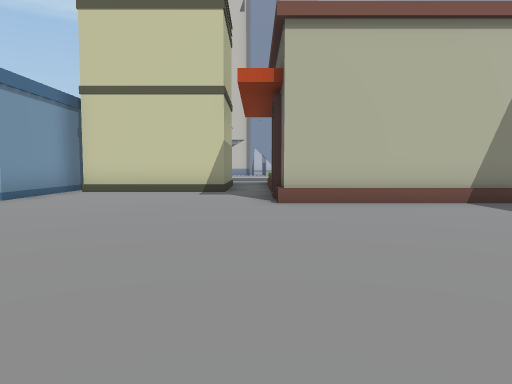
View 1 (above)

24 first-person views from a walk through a 3-D level made in the Unity game engine. The camera is 1.3 m above the floor, tilts 4° down and sees 70° across. The floor is counted in squares, 2 m on a side. Each view is taken from the middle of a square. On the plan, view 1 faces up. The plan holds only what a view shows up to about 11 squares ahead; the rest is blank. The place goes on beyond the plan. The player character is not drawn.

View 2
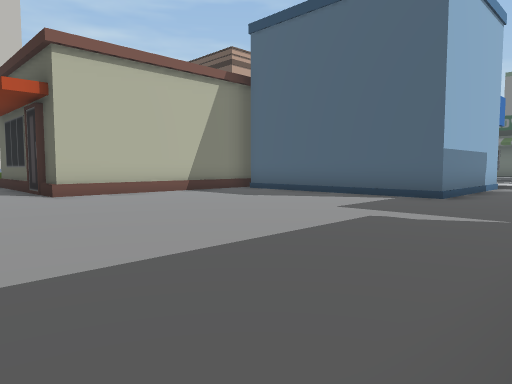

View 3
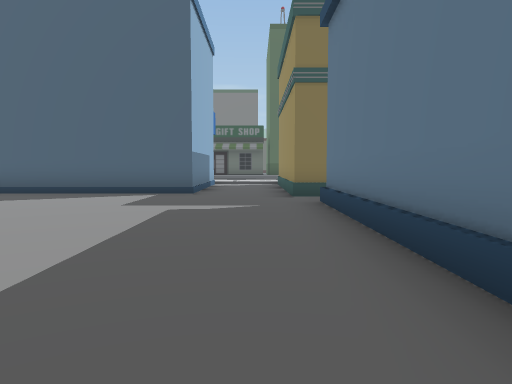

View 4
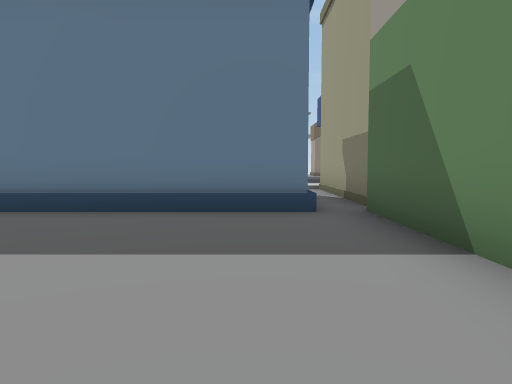

View 5
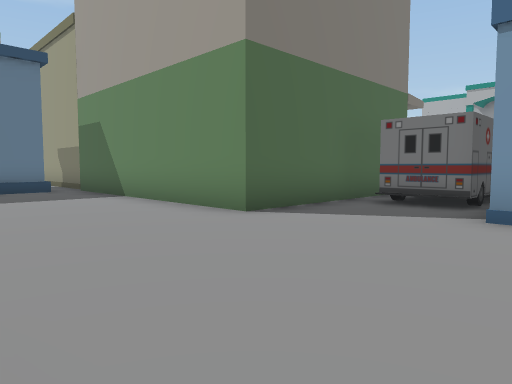

View 6
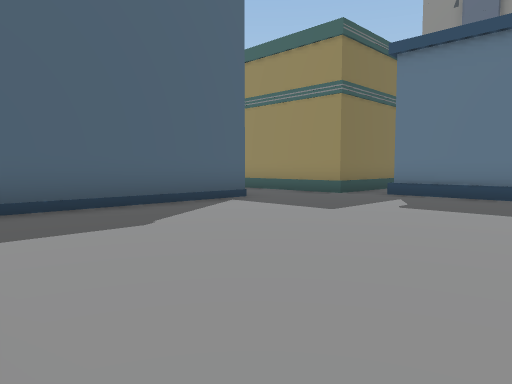

View 7
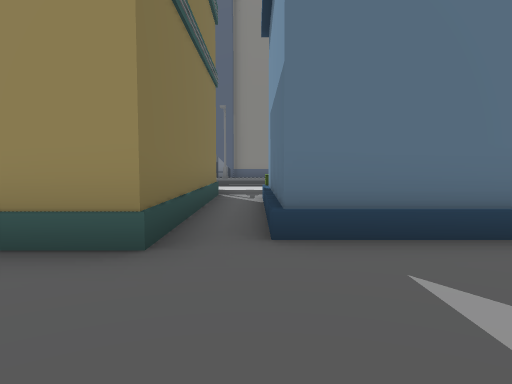

View 8
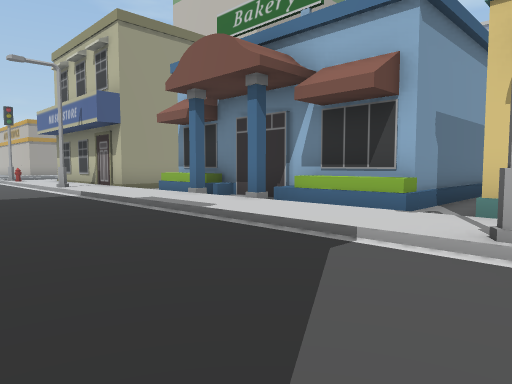

View 9
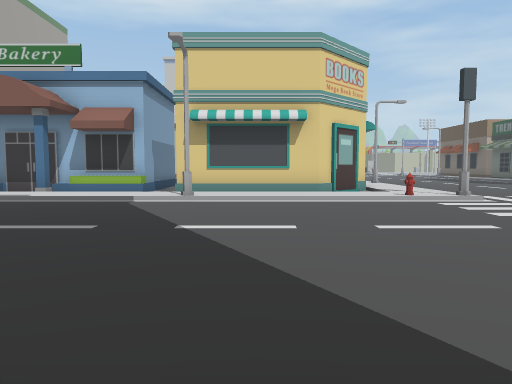

View 10
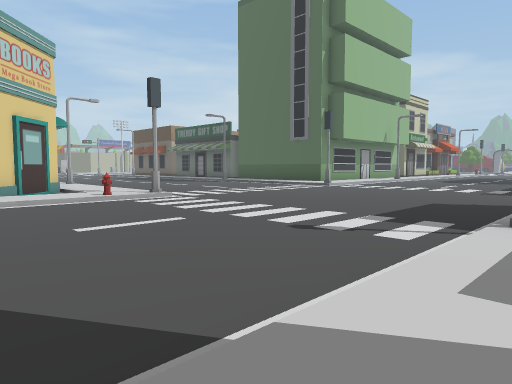

View 11
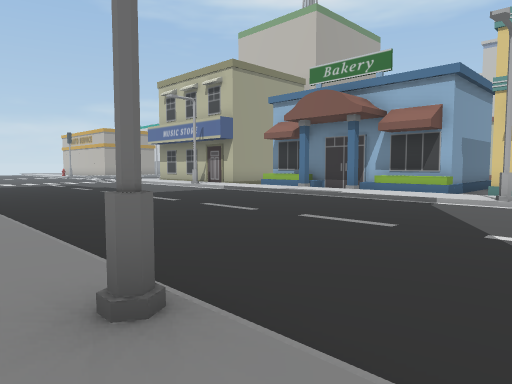

View 12
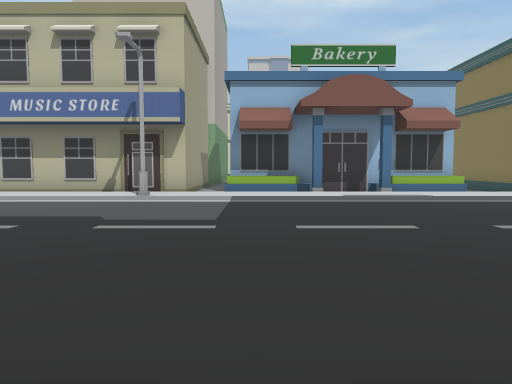

View 13
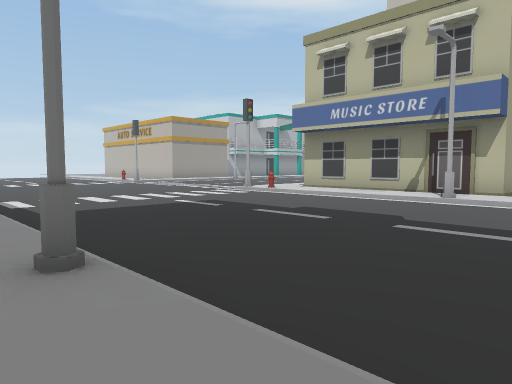

View 14
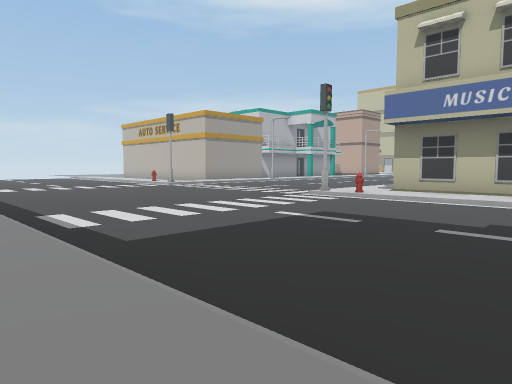

View 15
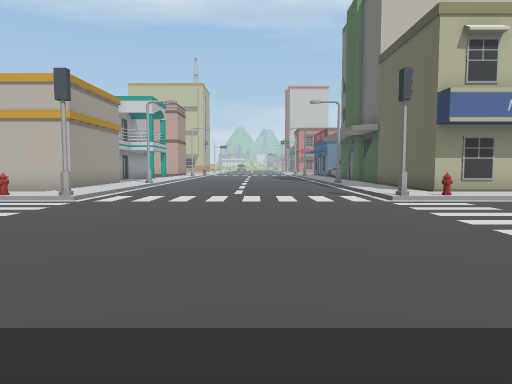

View 16
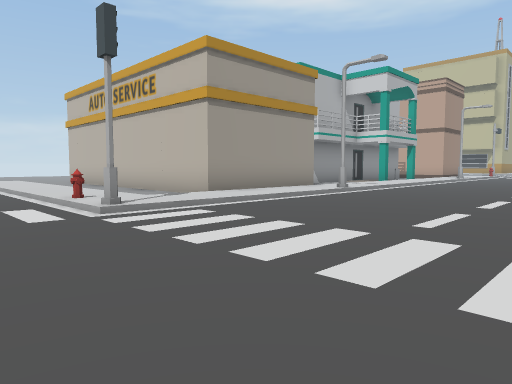

View 17
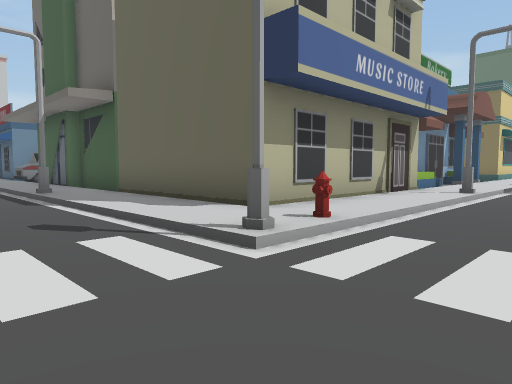

View 18
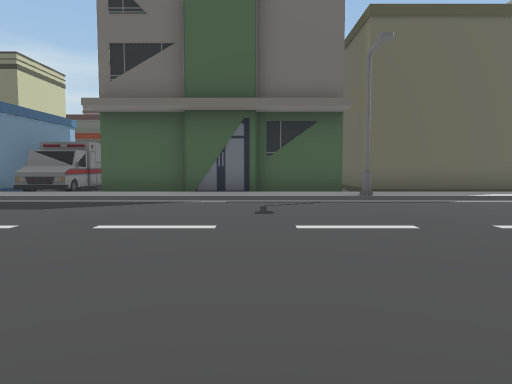

View 19
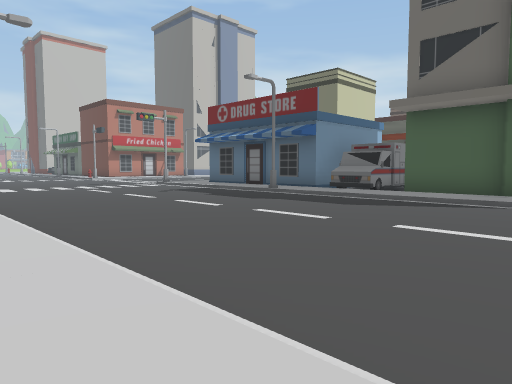

View 20
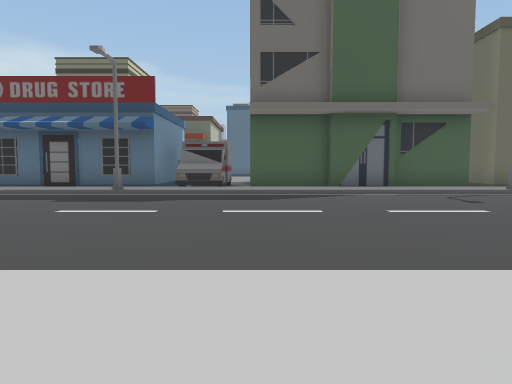

View 21
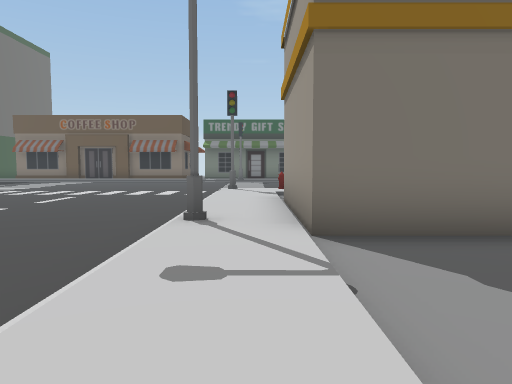

View 22
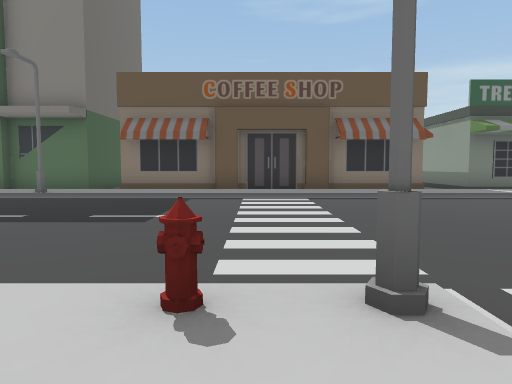

View 23
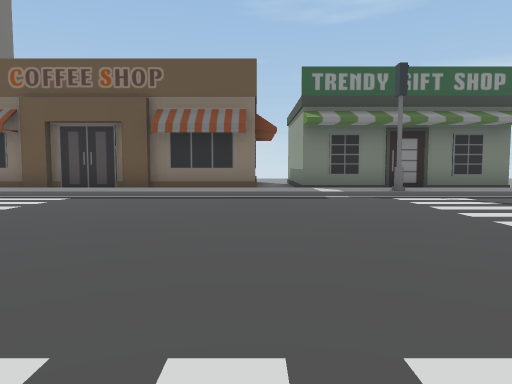

View 24
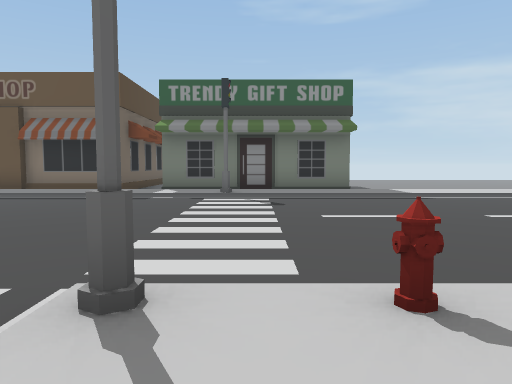

### Floor plan
Key: @ floor where view 1 was taken; # wall or solid block; . main floor; : floor 0.25 m higher than the main floor; / step, stairs or slope; S streetlight; O other object.
Columns run from 21 left of view 1 to 19 right of it. Each row starts with its distance up from view 1.
 11     ...    :#       O.O
 10     .... ./:#   #OOOO.O
  9     ....../:#   #.....O
  8    S......S:#   #.....O
  7    /....../:##  #.....OOOOO
  6    /....../:OOO............O
  5   :/....../:OOO............#
  4  .:/....../:OOOOOO.........O
  3   :/....../:O    O.........O
  2   :/....../:O    O.........O
  1  .:/....../:O    O.........OOOOO
  0 ..:/....../:O    O...@..........
 -1 ..:/....../:O    O............
 -2 OO:/......S:O    O////////####
 -3  O:S....../:##   #/OOOOOO/#
 -4  O:/....../:#    #/     O/#
 -5  O:/....../:#    #/     O/#    #:
 -6 OO:/....../:#    # OOOOOO/#    #:
 -7 ..:/....../:######   .   /#####.:/.
 -8 :::/....../:::::::///::///:::::::/.
 -9 /O/#......#O////S/////////S////O:#..
-10 .....................................
-11 ......................................
-12 .......................................
-13 ........................................
-14 .........................................
-15 .........................................
-16 ///#////////////S/////////S////// ///
-17 ::::::::::::::::::::     :::::::
-18 #####/##########OOO
-19     #/

Where each view was taken, in squares from view 1:
view 1: 0 up, 0 right, facing up
view 2: 2 down, 2 left, facing up-right
view 3: 1 down, 3 left, facing right
view 4: 3 up, 2 left, facing down
view 5: 8 up, 0 right, facing down-left
view 6: 6 up, 0 right, facing down-right
view 7: 1 up, 4 right, facing down
view 8: 12 down, 6 right, facing up-left
view 9: 17 down, 7 right, facing up
view 10: 17 down, 7 right, facing up-right
view 11: 17 down, 7 right, facing up-left
view 12: 17 down, 2 left, facing up
view 13: 17 down, 2 left, facing up-left
view 14: 17 down, 5 left, facing up-left
view 15: 17 down, 14 left, facing up
view 16: 11 down, 13 left, facing up-left
view 17: 11 down, 13 left, facing up-right
view 18: 0 up, 19 left, facing right
view 19: 0 up, 19 left, facing up-right
view 20: 4 up, 20 left, facing right
view 21: 2 up, 19 left, facing down
view 22: 7 down, 10 left, facing down
view 23: 8 down, 15 left, facing down
view 24: 7 down, 19 left, facing down
